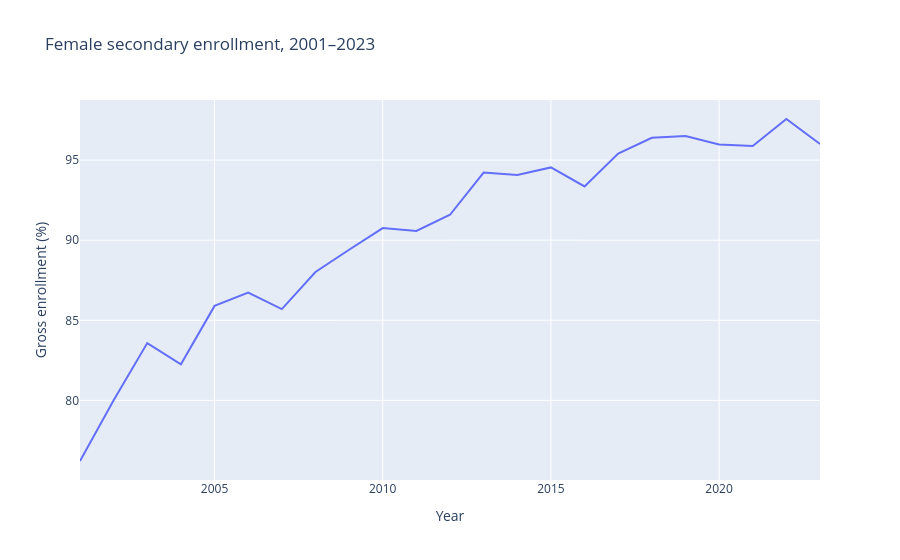

Source (notebook cell):
### Code cell
education_trend = four_indicator_data.groupby("year")["education"].agg(
    median_enrollment="median",
    countries_with_data="count",
).reset_index()

display(education_trend[["year", "countries_with_data"]])

fig = px.line(
    education_trend,
    x="year",
    y="median_enrollment",
    title="Female secondary enrollment, 2001–2023",
    labels={
        "year": "Year",
        "median_enrollment": "Gross enrollment (%)",
    },
)
fig.show()

### Figure 1 — Plotly figure (JSON) as saved in the notebook; plotly's stock layout.template omitted (floating-point values rounded to 4 significant figures)
{"data": [{"hovertemplate": "Year=%{x}<br>Gross enrollment (%)=%{y}<extra></extra>", "legendgroup": "", "line": {"color": "#636efa", "dash": "solid"}, "marker": {"symbol": "circle"}, "mode": "lines", "name": "", "orientation": "v", "showlegend": false, "type": "scatter", "x": [2001, 2002, 2003, 2004, 2005, 2006, 2007, 2008, 2009, 2010, 2011, 2012, 2013, 2014, 2015, 2016, 2017, 2018, 2019, 2020, 2021, 2022, 2023], "xaxis": "x", "y": [76.22, 80.01, 83.58, 82.26, 85.9, 86.73, 85.7, 88.01, 89.4, 90.76, 90.58, 91.59, 94.23, 94.08, 94.55, 93.35, 95.41, 96.4, 96.51, 95.98, 95.88, 97.57, 96.0], "yaxis": "y"}], "layout": {"legend": {"tracegroupgap": 0}, "title": {"text": "Female secondary enrollment, 2001–2023"}, "xaxis": {"anchor": "y", "domain": [0.0, 1.0], "title": {"text": "Year"}}, "yaxis": {"anchor": "x", "domain": [0.0, 1.0], "title": {"text": "Gross enrollment (%)"}}}}
